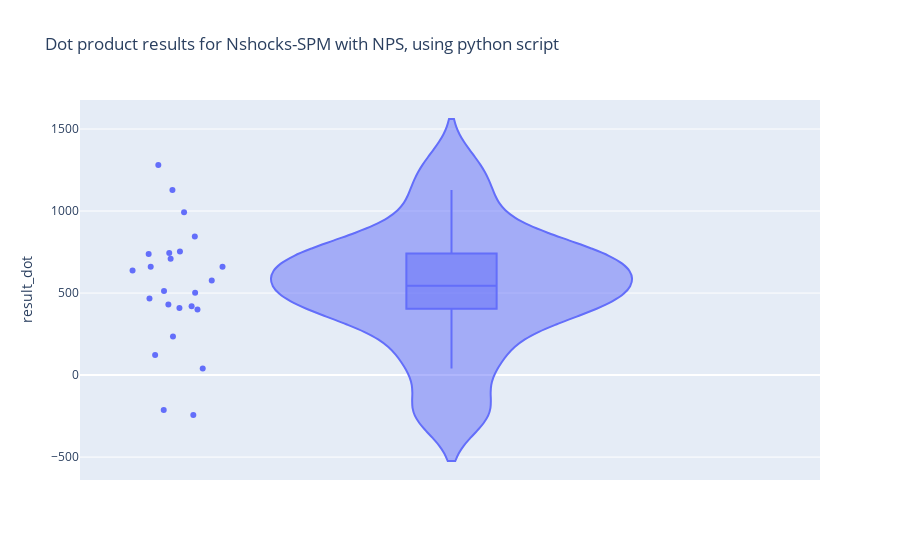

The code cell stored with this chart in its notebook:
### Code cell
import plotly.express as px

fig = px.violin(df_res, y='result_dot', box=True, # draw box plot inside the violin
                points='all', # can be 'outliers', or False
                title='Dot product results for Nshocks-SPM with NPS, using python script '
               )
fig.show()

### Figure 1 — Plotly figure (JSON) as saved in the notebook; plotly's stock layout.template omitted (floating-point values rounded to 4 significant figures)
{"data": [{"alignmentgroup": "True", "box": {"visible": true}, "hovertemplate": "result_dot=%{y}<extra></extra>", "legendgroup": "", "marker": {"color": "#636efa"}, "name": "", "offsetgroup": "", "orientation": "v", "points": "all", "scalegroup": "True", "showlegend": false, "type": "violin", "x0": " ", "xaxis": "x", "y": [-243.6, 1281.0, 40.53, -212.2, 502.5, 659.8, 1129.0, 121.7, 660.9, 466.8, 753.1, 577.0, 844.8, 419.2, 744.2, 637.8, 408.3, 430.1, 737.6, 992.2, 512.0, 235.8, 708.7, 399.6], "y0": " ", "yaxis": "y"}], "layout": {"legend": {"tracegroupgap": 0}, "title": {"text": "Dot product results for Nshocks-SPM with NPS, using python script "}, "violinmode": "group", "xaxis": {"anchor": "y", "domain": [0, 1]}, "yaxis": {"anchor": "x", "domain": [0, 1], "title": {"text": "result_dot"}}}}
